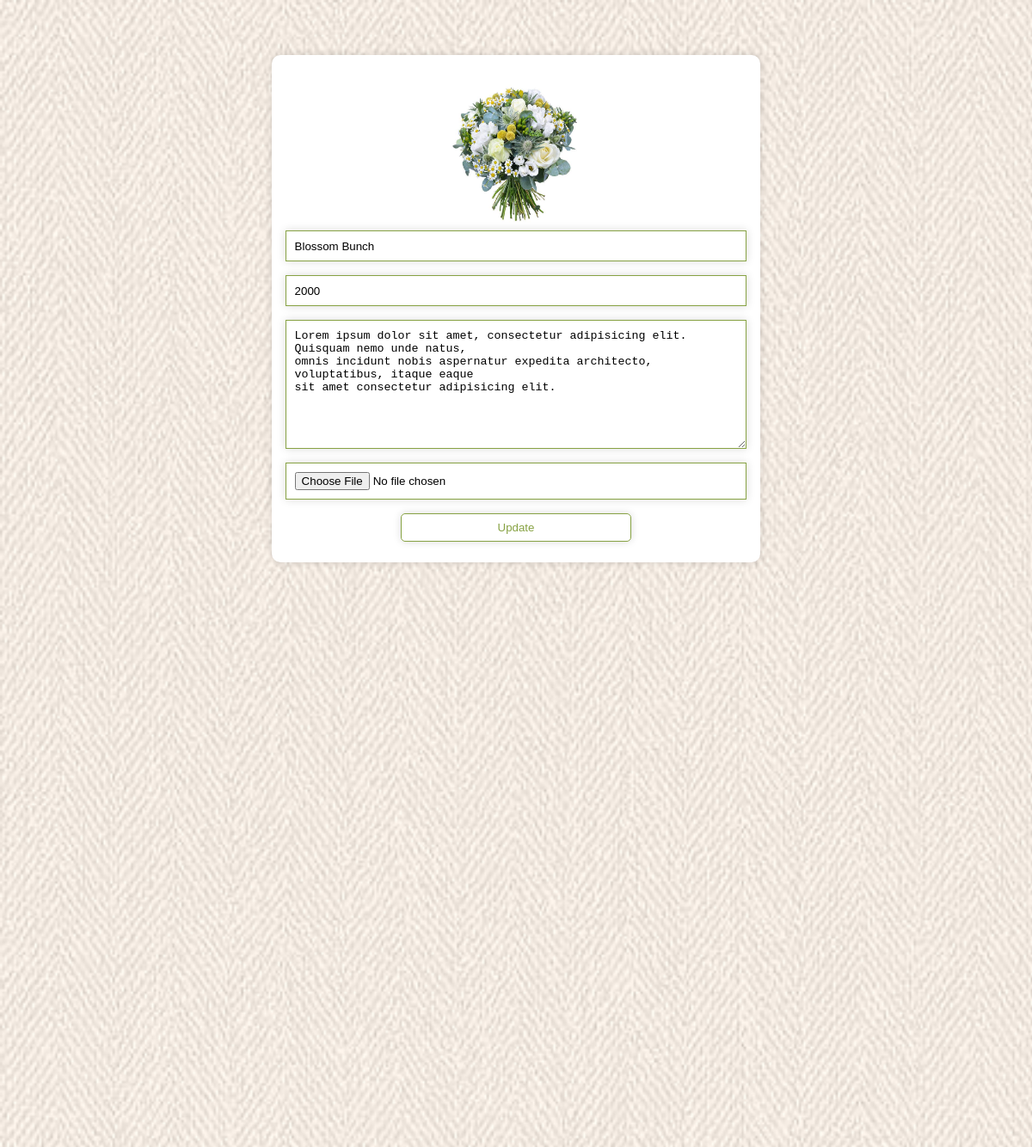
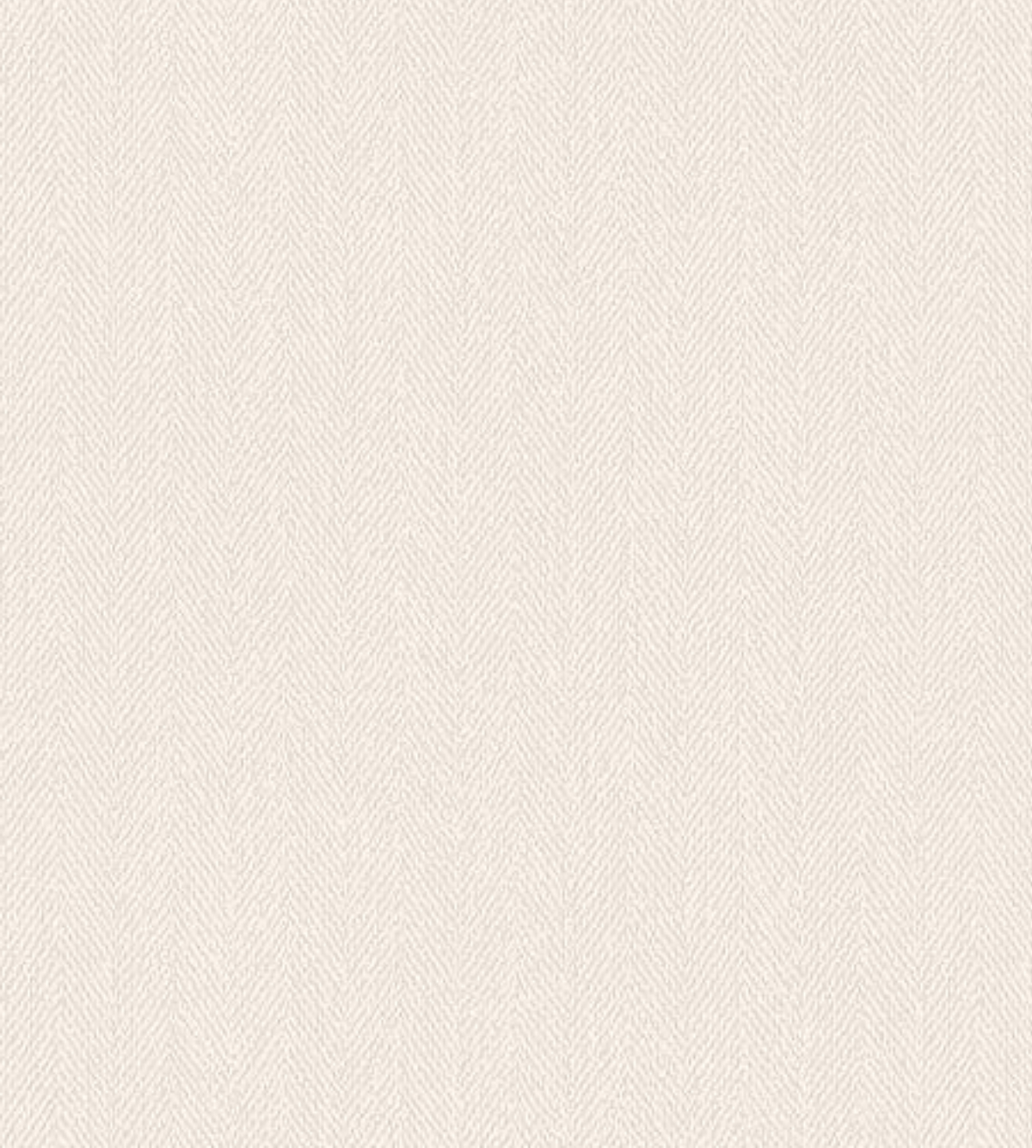
/admin_products.php?edit=2 (signed in), run on the app's committed database (2 pictures, top to bottom).
### tables this page shows
CREATE TABLE `products` (
  `id` int(100) NOT NULL,
  `name` varchar(255) NOT NULL,
  `price` int(100) NOT NULL,
  `product_detail` varchar(255) NOT NULL,
  `image` varchar(255) NOT NULL
);

### admin_products.php (the view, shortened to what this page needs)
<?php
    include 'connection.php';
?>
<!DOCTYPE html>
    <html lang="en">
    <head>
    </head>
<body>
<?php include 'admin_header.php';?>
    <div class="main">
            <div class="banner">
                <h1>products</h1>
            </div>
            <div class="title2">
                    <a href="home.php">home</a> <span>/products</span>
            </div>
            <section class="add-products">
                <form method="post" action="admin_products.php" enctype="multipart/form-data">
                    <h1 class="title">add new product</h1>
                    <div class="input-field">
                        <label>product name</label>
                    </div>
                    <div class="input-field">
                        <label>product price</label>
                    </div>
                    <div class="input-field">
                        <label>product detail</label>
                    </div>
                    <div class="input-field">
                        <label>image</label>
                    </div>
                </form>
            </section>
        <section class="update-container">
            <?php
                if(isset($_GET['edit'])) {
                    $edit_id = $_GET['edit'];
                    $edit_query = mysqli_query($conn, "SELECT * FROM `products` WHERE id=$edit_id")or die('query failed');
                    if(mysqli_num_rows($edit_query)>0){
                        while($fetch_edit = mysqli_fetch_assoc($edit_query)){
            ?>
            <form method="post" action="admin_products.php" enctype="multipart/form-data">
                <img src ="img/<?php echo $fetch_edit['image'];?>">
                <input type="text" name="update_p_name" value="<?php echo $fetch_edit['name'];?>">
                <input type="number" min ="0" name="update_p_price" value="<?php echo $fetch_edit['price'];?>">
                <textarea name="update_p_detail"><?php echo $fetch_edit['product_detail'];?></textarea>
                <input type="file" name="update_p_image" accept="img/png, img/jpg, img/jpeg, img/webp" >
                <input type="submit" name="update_product" value="update" class="edit">
            </form>
            <?php
                        }
                    }
                }
            ?>
        </section>
        <section class="show-products">
            <div class="box-container">
                <?php
                    $select_products = mysqli_query($conn, "SELECT * FROM `products` ") or die('query failed');
                    if(mysqli_num_rows($select_products)>0){
                        while($fetch_products =mysqli_fetch_assoc($select_products)){
                ?>
                <div class="box">
                    <p>Rs. <?php echo $fetch_products['price']; ?></p>
                    <h4><?php echo $fetch_products['name']; ?></h4>
                    <p class="detail"><?php echo $fetch_products['product_detail']; ?></p>
                    <a href="admin_products.php?edit=<?php echo $fetch_products['id'] ?>" class="btn">edit</a>
                    <a href="admin_products.php?delete=<?php echo $fetch_products['id'] ?>" class="btn" onclick="
                    return confirm('delete this product')">delete</a>
                </div>
                <?php
                    }
                }
                ?>
            </div>
        </section>
    </div>
</body>
</html>

### admin_header.php (shortened to what this page needs)
<!DOCTYPE html>
    <html lang="en">
    <head>
        <link href='https://unpkg.com/boxicons@2.1.4/css/boxicons.min.css' rel='stylesheet'>
    </head>
    <body>
    <header class="header">
    <div class="flex">
    <a href="home.php" class="logo"> Admin Panel </a>
     <nav class="navbar">
        <a href="admin.php">Dashboard</a>
        <a href="admin_products.php">Products</a>
        <a href="admin_orders.php">Orders</a>
        <a href="admin_user.php">users</a>
     </nav>
     <div class="icons">
    </div>
    </div>
   </header>
    </body>
    </html>

### data on the page
products: image (picture), update_p_name "Blossom Bunch", update_p_price "2000", update_p_detail "Lorem ipsum dolor sit amet, consectetur adipisicing elit. Quisquam nemo unde natus, omnis incidunt nobis aspernatur expedita architecto, voluptatibus, itaque eaque sit amet consectetur adipisicing elit."
